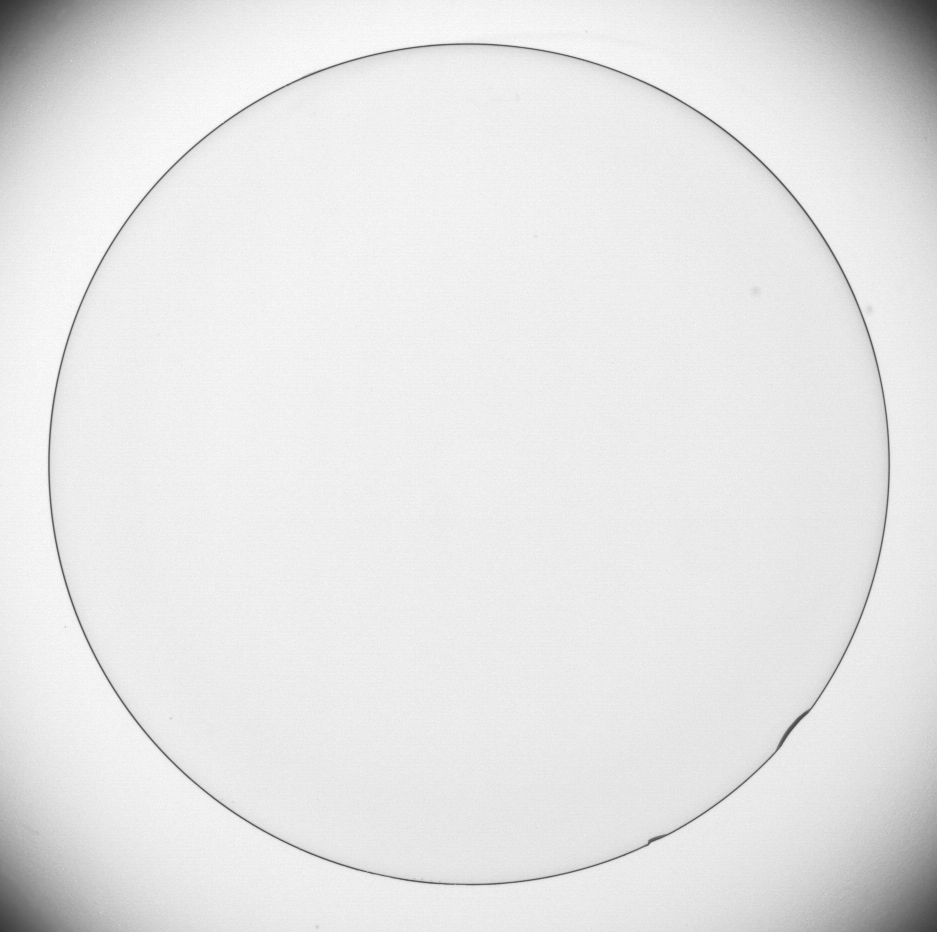
#> input picture imgProc/HW2/src/Fig3-1.bmp, 937 x 932 px
$ python 3.py
#> lines starting #> are read from the running program, lines starting #| are printed output that depends on the picture
import os
import cv2 as cv
import numpy as np
import matplotlib
matplotlib.use('Agg')
import matplotlib.pyplot as plt

img = cv.imread('../src/Fig3-1.bmp', cv.IMREAD_GRAYSCALE)
#> img is the input picture: shape (932, 937); min 50, max 255, mean 229.7
if img is None:
    raise ValueError("Image not found or could not be opened.")
os.makedirs('result/p3', exist_ok=True)


# Roberts mask
Gx = np.array([[1, 0],
               [0, -1]], dtype=np.float32)

Gy = np.array([[0, 1],
               [-1, 0]], dtype=np.float32)

# Convolve with Roberts masks
grad_x = cv.filter2D(img, cv.CV_32F, Gx)
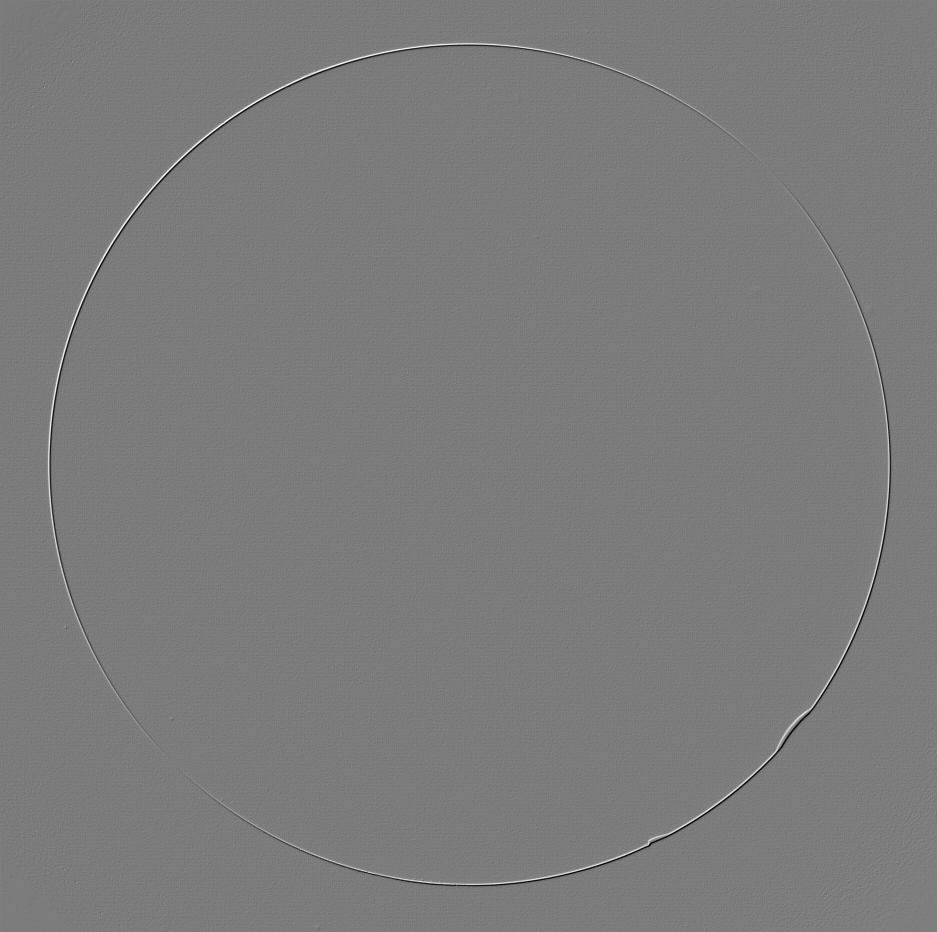
#> grad_x: shape (932, 937) float32; min -130, max 137, mean 0; drawn with min black and max white
grad_y = cv.filter2D(img, cv.CV_32F, Gy)

# Compute gradient magnitude
grad = cv.magnitude(grad_x, grad_y)
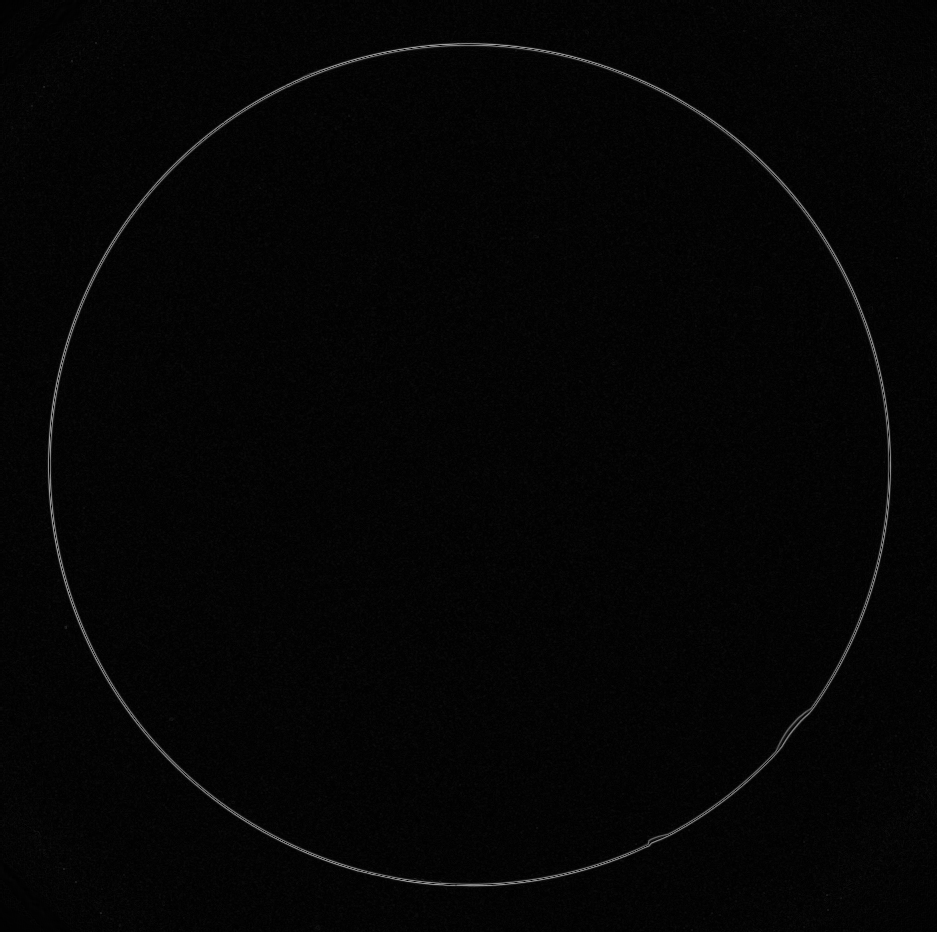
#> grad: shape (932, 937) float32; min 0, max 167.8, mean 4.9
grad = cv.normalize(grad, None, alpha=0, beta=255, norm_type=cv.NORM_MINMAX)
grad = grad.astype(np.uint8)

plt.figure(figsize=(10,4))
plt.subplot(1,2,1)
plt.title('Original')
plt.imshow(img, cmap='gray')
plt.axis('off')

plt.subplot(1,2,2)
plt.title('Roberts Cross Gradient')
plt.imshow(grad, cmap='gray')
plt.axis('off')
plt.tight_layout()
plt.savefig('result/p3/roberts_cross_gradient.png')
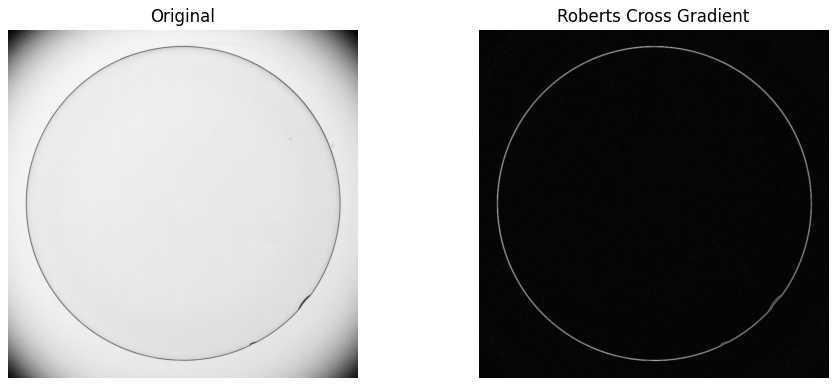
#> figure drawn by matplotlib, 2 panels

$ run again, with imgProc/HW2/src/Fig1-1.bmp copied over imgProc/HW2/src/Fig3-1.bmp
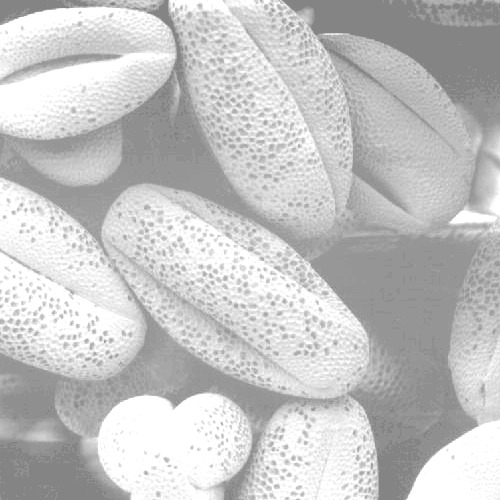
#> input picture imgProc/HW2/src/Fig1-1.bmp, 500 x 500 px
#> img is the input picture: shape (500, 500); min 132, max 255, mean 196.4
#> `grad_y = cv.filter2D(img, cv.CV_32F, Gy)`:
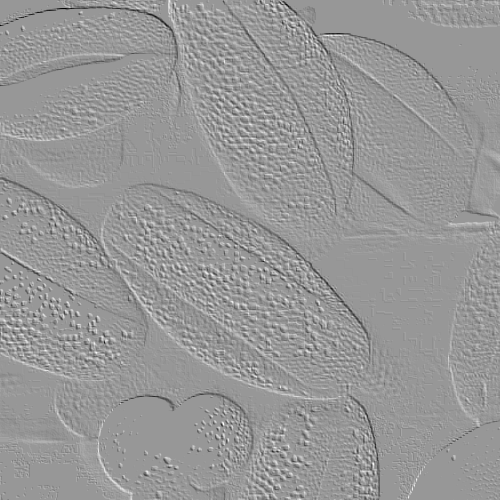
#> grad_y: shape (500, 500) float32; min -112, max 76, mean -0.1; drawn with min black and max white
#> `grad = cv.normalize(grad, None, alpha=0, beta=255, norm_type=cv.NORM_M..`:
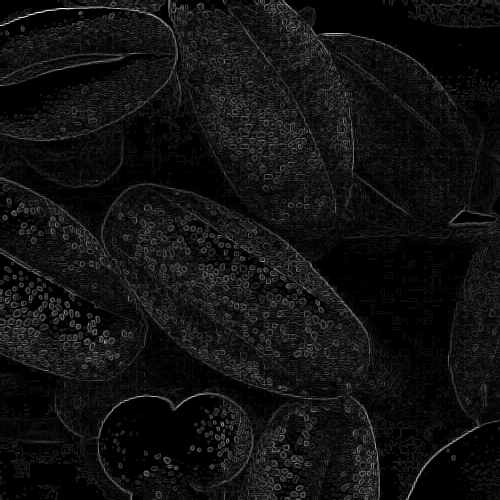
#> grad: shape (500, 500) float32; min 0, max 255, mean 17.5
